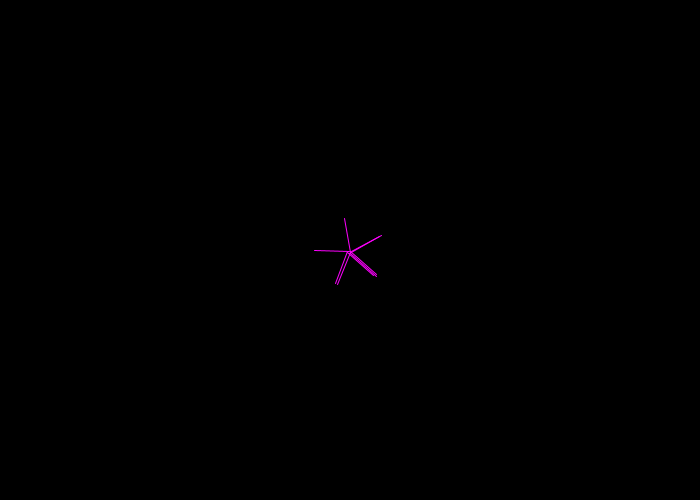
Frame 1 (no input)
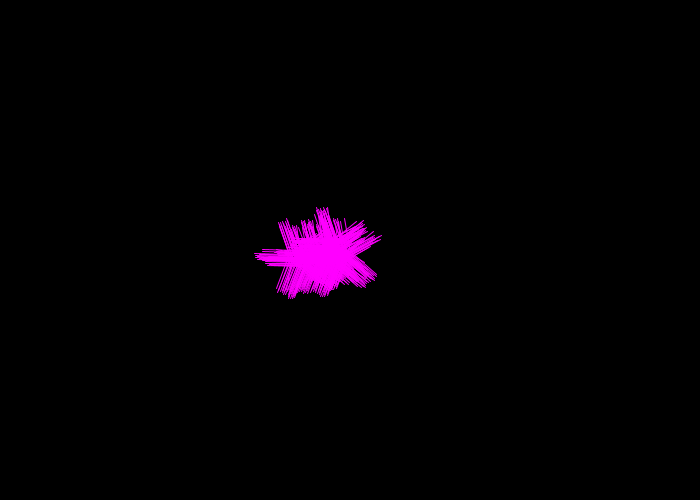
Frame 60 (the mouse pressed at the canvas centre just before this capture)
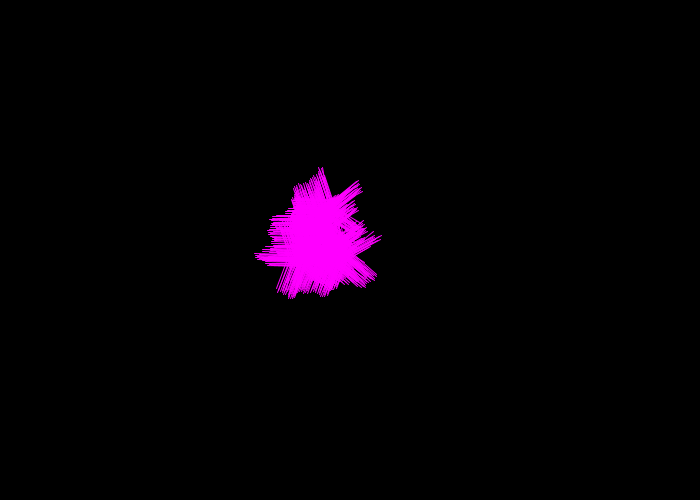
Frame 120 (the mouse held since frame 60 and released just before this capture)

The Processing sketch that drew these frames (run headless with seeded random() and noise(); from frame 60 on, the mouse is pressed at the canvas centre):

// Processing sketch: Week11
// ── Week11.pde
ProbableLSystem ps;

void setup() {
  size(700, 500);
  ps = new ProbableLSystem();
  ps.simulator(4);
}

void draw() {
  background(0);
  ps.render();
}




class ProbableLSystem extends LSystem {

  int steps = 0;
  float somestep = 0.1;
  float xoff = 0.01;

  ProbableLSystem() {
    axiom = "F-F-F-F-F";
    rule = "F-F++F+F-F-F";
    startLength = 10.0;
    theta = radians(70);  
    reset();
  }

  void useRule(String r_) {
    rule = r_;
  }

  void useAxiom(String a_) {
    axiom = a_;
  }

  void useLength(float l_) {
    startLength = l_;
  }

  void useTheta(float t_) {
    theta = radians(t_);
  }

  void reset() {
    production = axiom;
    drawLength = startLength;
    generations = 0;
  }

  int genGet() {
    return generations;
  }

  void render() {
    translate(width/2, height/2); 
    steps += 20;         
    if (steps > production.length()) {
      steps = production.length();
    }

    for (int i = 0; i < steps; i++) {
      char step = production.charAt(i);
      if (step == 'F') {
        noFill();
        stroke(255, 0, 255);
        line(26, 24, 0, drawLength);
        translate(0, drawLength);
      } 
      else if (step == '+') {
        rotate(theta);
      } 
      else if (step == '-') {
        rotate(-theta);
      } 
      else if (step == '[') {
        pushMatrix();
      } 
      else if (step == ']') {
        popMatrix();
      }
    }
  }

}

// ── classes.pde
class LSystem {
  
  int stages = 0;

  String axiom;
  String rule;
  String production;

  float startLength;
  float drawLength;
  float theta;

  int generations;

  LSystem() {

    axiom = "F";
    rule = "F+F-F-F";
    startLength = 90.0;
    theta = radians(120.0);
    reset();
  }

  void reset() {
    production = axiom;
    drawLength = startLength;
    generations = 0;
  }

  int genGet() {
    return generations;
  }
  
  void render() {
    translate(width/2, height/2);
    stages += 5;          
    if (stages > production.length()) {
      stages = production.length();
    }
    for (int i = 0; i < stages; i++) {
      char step = production.charAt(i);
      if (step == 'F') {
        rect(0, 0, -drawLength, -drawLength);
        noFill();
        translate(0, -drawLength);
      } 
      else if (step == '+') {
        rotate(theta);
      } 
      else if (step == '-') {
        rotate(-theta);
      } 
      else if (step == '[') {
        pushMatrix();
      } 
      else if (step == ']') {
        popMatrix();            
      }
    }
  }
  
  void simulator(int gen) {
    while (genGet() < gen) {
      production = iterate(production, rule);
    }
  }

  String iterate(String prod_, String rule_) {
    drawLength = drawLength * 0.6;
    generations++;
    String newProduction = prod_;          
    newProduction = newProduction.replaceAll("F", rule_);
    return newProduction;
  }
}
